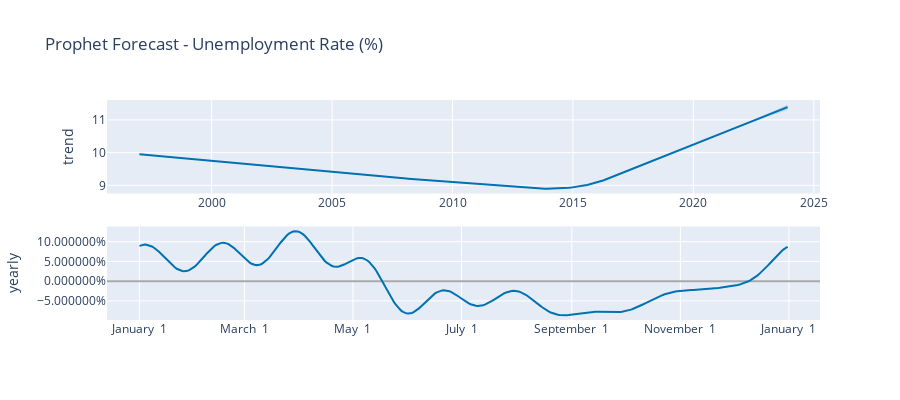

This figure's notebook cell:
### Code cell
# Generate plot
fig = plot_components_plotly(optimized_model, forecast)

# Add title and labels
fig.update_layout(
    title="Prophet Forecast - Unemployment Rate (%)",     
    font=dict(size=12),                      
)       

# Show plot
fig.show()

### Figure 1 — Plotly figure (JSON) as saved in the notebook; plotly's stock layout.template omitted (floating-point values rounded to 4 significant figures; data arrays with more than 128 entries replaced by an {"elided": "..."} marker saying what was removed)
{"data": [{"line": {"color": "#0072B2", "width": 2}, "mode": "lines", "name": "trend", "type": "scatter", "x": {"elided": "324 str values"}, "xaxis": "x", "y": {"elided": "324 float values"}, "yaxis": "y"}, {"line": {"color": "rgba(0, 114, 178, 0.2)", "width": 0}, "mode": "lines", "name": "trend_upper", "type": "scatter", "x": {"elided": "324 str values"}, "xaxis": "x", "y": {"elided": "324 float values"}, "yaxis": "y"}, {"fill": "tonexty", "fillcolor": "rgba(0, 114, 178, 0.2)", "line": {"color": "rgba(0, 114, 178, 0.2)", "width": 0}, "mode": "lines", "name": "trend_lower", "type": "scatter", "x": {"elided": "324 str values"}, "xaxis": "x", "y": {"elided": "324 float values"}, "yaxis": "y"}, {"line": {"color": "#0072B2", "width": 2}, "mode": "lines", "name": "yearly", "type": "scatter", "x": {"elided": "365 str values"}, "xaxis": "x2", "y": {"elided": "365 float values"}, "yaxis": "y2"}], "layout": {"font": {"size": 12}, "height": 400, "showlegend": false, "title": {"text": "Prophet Forecast - Unemployment Rate (%)"}, "width": 900, "xaxis": {"anchor": "y", "domain": [0, 1], "range": ["1995-08-28T13:12:00", "2025-04-04T10:48:00"], "type": "date"}, "xaxis2": {"anchor": "y2", "domain": [0, 1], "range": ["2016-12-13T18:54:02.958904115", "2018-01-18T11:04:57.863013581"], "tickformat": "%B %e", "type": "date"}, "yaxis": {"anchor": "x", "domain": [0.575, 1], "rangemode": "normal", "title": {"text": "trend"}, "zerolinecolor": "#AAA"}, "yaxis2": {"anchor": "x2", "domain": [0, 0.425], "hoverformat": ".2%", "tickformat": "%", "title": {"text": "yearly"}, "zerolinecolor": "#AAA"}}}
